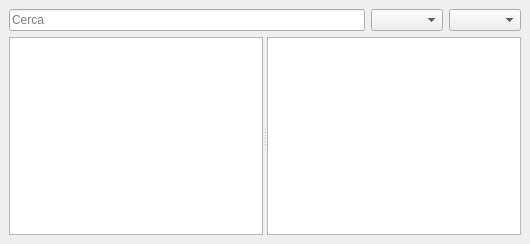
<?xml version="1.0" encoding="UTF-8"?>
<ui version="4.0">
 <class>MainWindow</class>
 <widget class="QMainWindow" name="MainWindow">
  <property name="geometry">
   <rect>
    <x>0</x>
    <y>0</y>
    <width>530</width>
    <height>244</height>
   </rect>
  </property>
  <property name="windowTitle">
   <string>Gestor d'incidencies</string>
  </property>
  <widget class="QWidget" name="centralwidget">
   <layout class="QVBoxLayout" name="verticalLayout">
    <item>
     <layout class="QHBoxLayout" name="filterLayout">
      <item>
       <widget class="QLineEdit" name="searchEdit">
        <property name="placeholderText">
         <string>Cerca</string>
        </property>
       </widget>
      </item>
      <item>
       <widget class="QComboBox" name="statusFilter"/>
      </item>
      <item>
       <widget class="QComboBox" name="priorityFilter"/>
      </item>
     </layout>
    </item>
    <item>
     <widget class="QSplitter" name="mainSplitter">
      <property name="orientation">
       <enum>Qt::Orientation::Horizontal</enum>
      </property>
      <widget class="QTableView" name="incidentsTable"/>
      <widget class="QPlainTextEdit" name="detailPanel"/>
     </widget>
    </item>
   </layout>
  </widget>
 </widget>
 <resources/>
 <connections/>
</ui>
